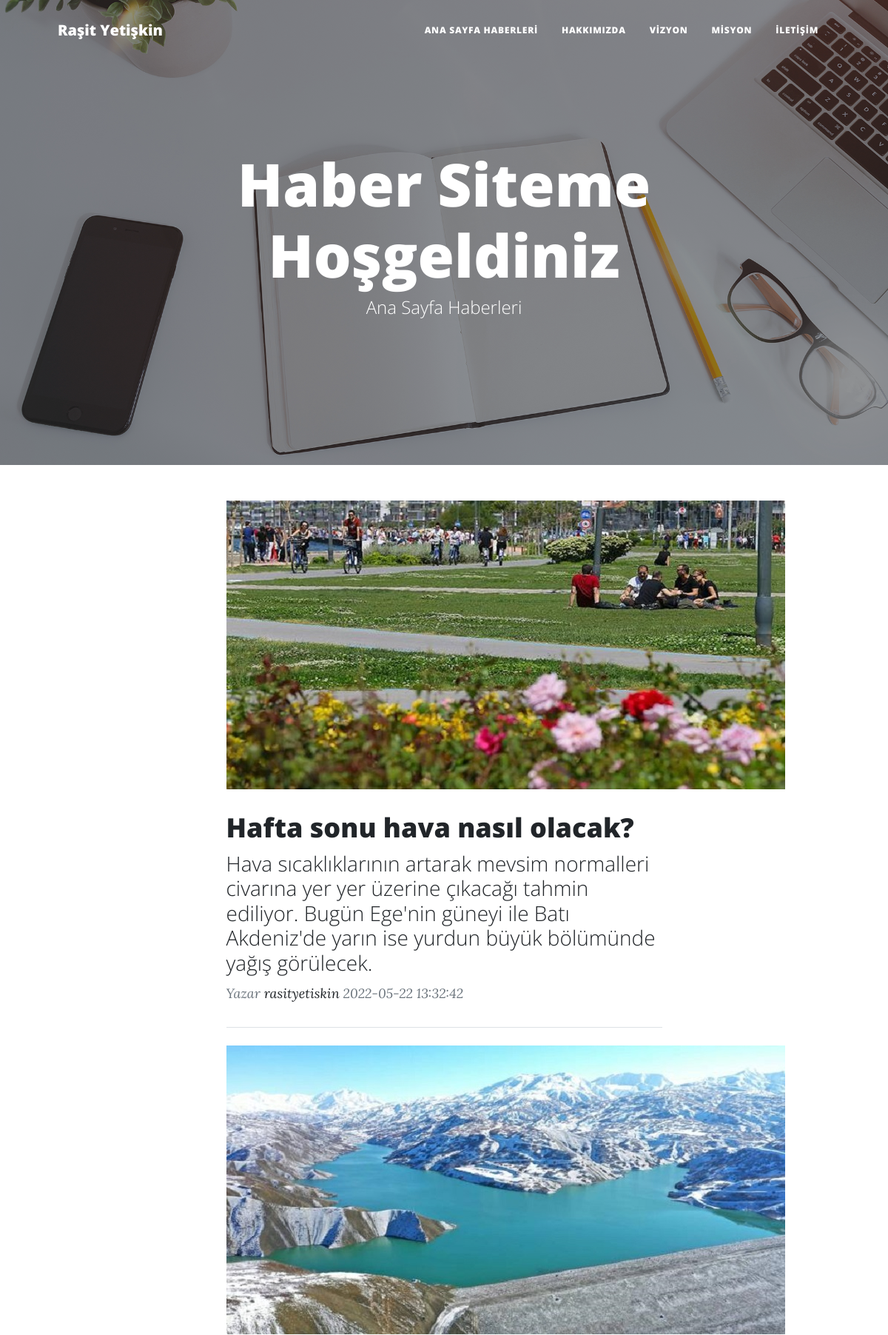
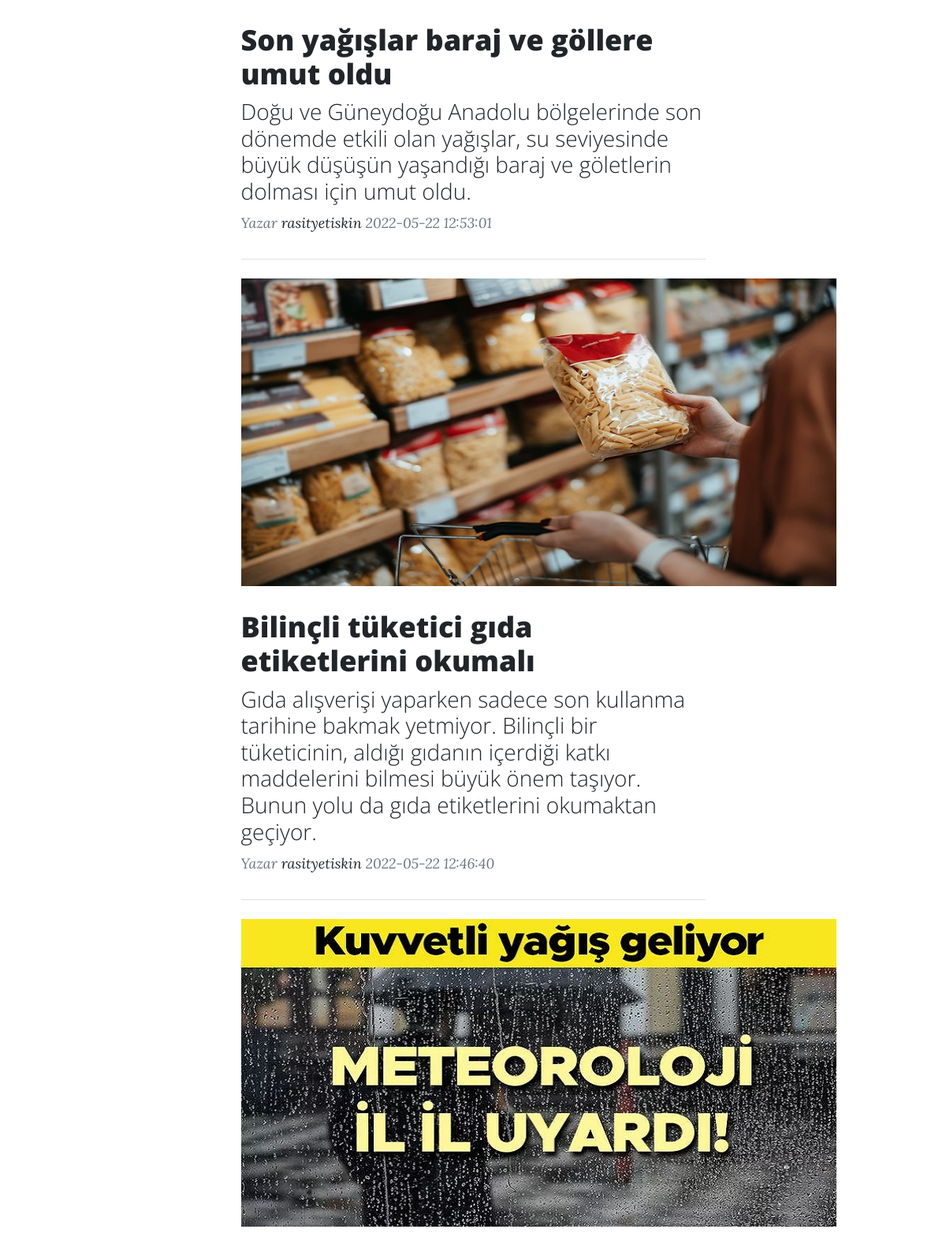
The page / (upper part) on the database its author committed (2 pictures, top to bottom).
### tables this page shows
CREATE TABLE `bloglar` (
  `id` int(11) NOT NULL,
  `baslik` varchar(255) NOT NULL,
  `kisa_icerik` varchar(255) NOT NULL,
  `icerik` text NOT NULL,
  `yazar_id` int(11) NOT NULL,
  `yayinlanma_tarihi` timestamp NOT NULL DEFAULT CURRENT_TIMESTAMP,
  `yazar_kullanici_adi` varchar(255) NOT NULL,
  `kapak_resmi` varchar(255) NOT NULL
);

### anasayfa.php (the view)
<header class="masthead" style="background-image: url('assets/img/home-bg.jpg')">
    <div class="container position-relative px-4 px-lg-5">
        <div class="row gx-4 gx-lg-5 justify-content-center">
            <div class="col-md-10 col-lg-8 col-xl-7">
                <div class="site-heading">
                    <h1>Haber Siteme Hoşgeldiniz</h1>
                    <span class="subheading">Ana Sayfa Haberleri</span>
                </div>
            </div>
        </div>
    </div>
</header>
<div class="container px-4 px-lg-5">
    <div class="row gx-4 gx-lg-5 justify-content-center">
        <div class="col-md-10 col-lg-8 col-xl-7">
            <?php
            $bloglar = $db->query("SELECT * FROM bloglar Order By id Desc", PDO::FETCH_ASSOC);
            if ( $bloglar->rowCount() ){
                 foreach( $bloglar as $blog ){
                     ?>
            <div class="post-preview">
                <a href="?sayfa=blog-detay&id=<?php echo $blog['id'] ?>">
                    <img class="img-responsive" src="uploads/<?php echo $blog['kapak_resmi'] ?>" alt="">
                    <h2 class="post-title"><?php echo $blog['baslik'] ?></h2>
                    <h3 class="post-subtitle"><?php echo  $blog['kisa_icerik'] ?></h3>
                </a>
                <p class="post-meta">
                    Yazar
                    <a href="#!"><?php echo $blog['yazar_kullanici_adi']; ?></a>
                    <?php echo $blog['yayinlanma_tarihi']; ?>
                </p>
            </div>
            <hr class="my-4" />
            <?php
                 }
            }
            ?>
        </div>
    </div>
</div>

### header.php (shortened to what this page needs)
<!DOCTYPE html>
<html lang="tr">
<head>
    <link href="css/styles.css" rel="stylesheet"/>
</head>
<body>
    <nav class="navbar navbar-expand-lg navbar-light" id="mainNav">
        <div class="container px-4 px-lg-5">
            <a class="navbar-brand" href="?sayfa=anasayfa">Raşit Yetişkin</a>
            <div class="collapse navbar-collapse" id="navbarResponsive">
                <ul class="navbar-nav ms-auto py-4 py-lg-0">
                    <li class="nav-item">
                        <a class="nav-link px-lg-3 py-3 py-lg-4" href="?sayfa=anasayfa">
                            Ana Sayfa  Haberleri
                        </a>
                    </li>
                    <li class="nav-item">
                        <a class="nav-link px-lg-3 py-3 py-lg-4" href="?sayfa=hakkimizda">
                            Hakkımızda
                        </a>
                    </li>
                    <li class="nav-item">
                        <a class="nav-link px-lg-3 py-3 py-lg-4" href="?sayfa=vizyon">
                            Vizyon
                        </a>
                    </li>
                    <li class="nav-item">
                        <a class="nav-link px-lg-3 py-3 py-lg-4" href="?sayfa=misyon">
                            Misyon
                        </a>
                    </li>
                    <li class="nav-item">
                        <a class="nav-link px-lg-3 py-3 py-lg-4" href="?sayfa=iletisim">
                            İletişim
                        </a>
                    </li>
                </ul>
            </div>
        </div>
    </nav>

### index.php
<?php
    include 'header.php';
	if(isset($_GET['sayfa']))
	{
		$sayfa=$_GET['sayfa'];
		if(isset($sayfa))
		{
			include $sayfa.'.php';
		}
	}
	else
	{
		include 'anasayfa.php';
	}
?>
<?php
    include 'footer.php';
?>

### footer.php (shortened to what this page needs)
</body>
</html>

### rows shown on the page
bloglar: kapak_resmi (picture), baslik "Hafta sonu hava nasıl olacak?", kisa_icerik "Hava sıcaklıklarının artarak mevsim normalleri civarına yer yer üzerine çıkacağı tahmin ediliyor. Bugün Ege'nin güneyi ile Batı Akdeniz'de yarın ise yurdun büyük bölümünde yağış görülecek.", yazar_kullanici_adi "rasityetiskin", yayinlanma_tarihi "2022-05-22 13:32:42"
bloglar: kapak_resmi (picture), baslik "Son yağışlar baraj ve göllere umut oldu", kisa_icerik "Doğu ve Güneydoğu Anadolu bölgelerinde son dönemde etkili olan yağışlar, su seviyesinde büyük düşüşün yaşandığı baraj ve göletlerin dolması için umut oldu.", yazar_kullanici_adi "rasityetiskin", yayinlanma_tarihi "2022-05-22 12:53:01"
bloglar: kapak_resmi (picture), baslik "Bilinçli tüketici gıda etiketlerini okumalı", kisa_icerik "Gıda alışverişi yaparken sadece son kullanma tarihine bakmak yetmiyor. Bilinçli bir tüketicinin, aldığı gıdanın içerdiği katkı maddelerini bilmesi büyük önem taşıyor. Bunun yolu da gıda etiketlerini okumaktan geçiyor.", yazar_kullanici_adi "rasityetiskin", yayinlanma_tarihi "2022-05-22 12:46:40"
bloglar: kapak_resmi (picture)
